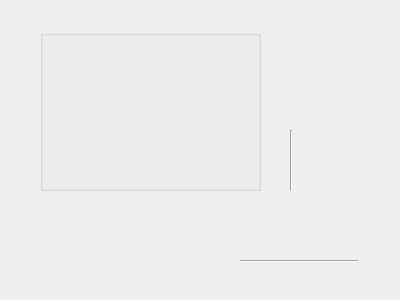
<?xml version="1.0" encoding="UTF-8"?>
<ui version="4.0">
 <class>Form</class>
 <widget class="QWidget" name="Form">
  <property name="geometry">
   <rect>
    <x>0</x>
    <y>0</y>
    <width>400</width>
    <height>300</height>
   </rect>
  </property>
  <property name="windowTitle">
   <string>Form</string>
  </property>
  <widget class="QGroupBox" name="groupBox">
   <property name="geometry">
    <rect>
     <x>40</x>
     <y>30</y>
     <width>221</width>
     <height>161</height>
    </rect>
   </property>
   <property name="title">
    <string/>
   </property>
  </widget>
  <widget class="Line" name="line">
   <property name="geometry">
    <rect>
     <x>290</x>
     <y>130</y>
     <width>3</width>
     <height>61</height>
    </rect>
   </property>
   <property name="orientation">
    <enum>Qt::Vertical</enum>
   </property>
  </widget>
  <widget class="Line" name="line_2">
   <property name="geometry">
    <rect>
     <x>240</x>
     <y>260</y>
     <width>118</width>
     <height>3</height>
    </rect>
   </property>
   <property name="orientation">
    <enum>Qt::Horizontal</enum>
   </property>
  </widget>
 </widget>
 <resources/>
 <connections/>
</ui>
